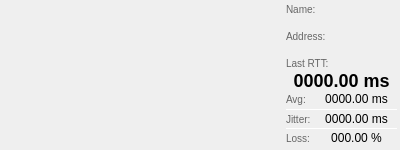
<?xml version="1.0" encoding="UTF-8"?>
<ui version="4.0">
 <class>PingWindow</class>
 <widget class="QWidget" name="PingWindow">
  <property name="geometry">
   <rect>
    <x>0</x>
    <y>0</y>
    <width>400</width>
    <height>150</height>
   </rect>
  </property>
  <property name="minimumSize">
   <size>
    <width>400</width>
    <height>150</height>
   </size>
  </property>
  <property name="maximumSize">
   <size>
    <width>400</width>
    <height>150</height>
   </size>
  </property>
  <property name="windowTitle">
   <string>Ping</string>
  </property>
  <layout class="QHBoxLayout" name="horizontalLayout">
   <property name="spacing">
    <number>3</number>
   </property>
   <property name="leftMargin">
    <number>3</number>
   </property>
   <property name="topMargin">
    <number>3</number>
   </property>
   <property name="rightMargin">
    <number>3</number>
   </property>
   <property name="bottomMargin">
    <number>3</number>
   </property>
   <item>
    <widget class="QCustomPlot" name="plotLatency" native="true">
     <property name="sizePolicy">
      <sizepolicy hsizetype="Minimum" vsizetype="Preferred">
       <horstretch>0</horstretch>
       <verstretch>0</verstretch>
      </sizepolicy>
     </property>
     <property name="minimumSize">
      <size>
       <width>280</width>
       <height>0</height>
      </size>
     </property>
    </widget>
   </item>
   <item>
    <layout class="QVBoxLayout" name="verticalLayout_2">
     <property name="spacing">
      <number>0</number>
     </property>
     <property name="leftMargin">
      <number>0</number>
     </property>
     <item>
      <widget class="QLabel" name="label_3">
       <property name="sizePolicy">
        <sizepolicy hsizetype="Preferred" vsizetype="Preferred">
         <horstretch>0</horstretch>
         <verstretch>0</verstretch>
        </sizepolicy>
       </property>
       <property name="minimumSize">
        <size>
         <width>0</width>
         <height>0</height>
        </size>
       </property>
       <property name="maximumSize">
        <size>
         <width>16777215</width>
         <height>16777215</height>
        </size>
       </property>
       <property name="styleSheet">
        <string notr="true">font: 10px;
color: rgb(102, 102, 102);</string>
       </property>
       <property name="text">
        <string>Name:</string>
       </property>
       <property name="alignment">
        <set>Qt::AlignLeading|Qt::AlignLeft|Qt::AlignVCenter</set>
       </property>
      </widget>
     </item>
     <item>
      <widget class="QLabel" name="labelName">
       <property name="sizePolicy">
        <sizepolicy hsizetype="Expanding" vsizetype="Preferred">
         <horstretch>0</horstretch>
         <verstretch>0</verstretch>
        </sizepolicy>
       </property>
       <property name="maximumSize">
        <size>
         <width>109</width>
         <height>16777215</height>
        </size>
       </property>
       <property name="cursor">
        <cursorShape>IBeamCursor</cursorShape>
       </property>
       <property name="styleSheet">
        <string notr="true">font: 12px;
color: rgb(0, 0, 0);</string>
       </property>
       <property name="text">
        <string/>
       </property>
       <property name="textInteractionFlags">
        <set>Qt::TextSelectableByKeyboard|Qt::TextSelectableByMouse</set>
       </property>
      </widget>
     </item>
     <item>
      <widget class="QLabel" name="label_4">
       <property name="sizePolicy">
        <sizepolicy hsizetype="Preferred" vsizetype="Preferred">
         <horstretch>0</horstretch>
         <verstretch>0</verstretch>
        </sizepolicy>
       </property>
       <property name="minimumSize">
        <size>
         <width>0</width>
         <height>0</height>
        </size>
       </property>
       <property name="maximumSize">
        <size>
         <width>16777215</width>
         <height>16777215</height>
        </size>
       </property>
       <property name="styleSheet">
        <string notr="true">font: 10px;
color: rgb(102, 102, 102);</string>
       </property>
       <property name="text">
        <string>Address:</string>
       </property>
       <property name="alignment">
        <set>Qt::AlignLeading|Qt::AlignLeft|Qt::AlignVCenter</set>
       </property>
      </widget>
     </item>
     <item>
      <widget class="QLabel" name="labelAddress">
       <property name="sizePolicy">
        <sizepolicy hsizetype="Expanding" vsizetype="Preferred">
         <horstretch>0</horstretch>
         <verstretch>0</verstretch>
        </sizepolicy>
       </property>
       <property name="maximumSize">
        <size>
         <width>109</width>
         <height>16777215</height>
        </size>
       </property>
       <property name="cursor">
        <cursorShape>IBeamCursor</cursorShape>
       </property>
       <property name="styleSheet">
        <string notr="true">font: 12px;
color: rgb(0, 0, 0);</string>
       </property>
       <property name="text">
        <string/>
       </property>
       <property name="textInteractionFlags">
        <set>Qt::TextSelectableByKeyboard|Qt::TextSelectableByMouse</set>
       </property>
      </widget>
     </item>
     <item>
      <widget class="QLabel" name="labelLastRTTLabel">
       <property name="sizePolicy">
        <sizepolicy hsizetype="Preferred" vsizetype="Fixed">
         <horstretch>0</horstretch>
         <verstretch>0</verstretch>
        </sizepolicy>
       </property>
       <property name="minimumSize">
        <size>
         <width>0</width>
         <height>0</height>
        </size>
       </property>
       <property name="maximumSize">
        <size>
         <width>16777215</width>
         <height>16777215</height>
        </size>
       </property>
       <property name="styleSheet">
        <string notr="true">font: 10px;
color: rgb(102, 102, 102);</string>
       </property>
       <property name="text">
        <string>Last RTT:</string>
       </property>
       <property name="alignment">
        <set>Qt::AlignLeading|Qt::AlignLeft|Qt::AlignVCenter</set>
       </property>
      </widget>
     </item>
     <item>
      <widget class="QLabel" name="labelLastRTT">
       <property name="sizePolicy">
        <sizepolicy hsizetype="Preferred" vsizetype="Expanding">
         <horstretch>0</horstretch>
         <verstretch>0</verstretch>
        </sizepolicy>
       </property>
       <property name="maximumSize">
        <size>
         <width>16777215</width>
         <height>16777215</height>
        </size>
       </property>
       <property name="cursor">
        <cursorShape>IBeamCursor</cursorShape>
       </property>
       <property name="styleSheet">
        <string notr="true">font: bold 18px;
color: rgb(0, 0, 0);</string>
       </property>
       <property name="text">
        <string>0000.00 ms</string>
       </property>
       <property name="alignment">
        <set>Qt::AlignCenter</set>
       </property>
       <property name="textInteractionFlags">
        <set>Qt::TextSelectableByKeyboard|Qt::TextSelectableByMouse</set>
       </property>
      </widget>
     </item>
     <item>
      <layout class="QHBoxLayout" name="horizontalLayout_9">
       <property name="spacing">
        <number>0</number>
       </property>
       <item>
        <widget class="QLabel" name="label_2">
         <property name="sizePolicy">
          <sizepolicy hsizetype="Fixed" vsizetype="Expanding">
           <horstretch>0</horstretch>
           <verstretch>0</verstretch>
          </sizepolicy>
         </property>
         <property name="minimumSize">
          <size>
           <width>30</width>
           <height>0</height>
          </size>
         </property>
         <property name="styleSheet">
          <string notr="true">font: 10px;
color: rgb(102, 102, 102);</string>
         </property>
         <property name="text">
          <string>Avg:</string>
         </property>
         <property name="alignment">
          <set>Qt::AlignLeading|Qt::AlignLeft|Qt::AlignVCenter</set>
         </property>
        </widget>
       </item>
       <item>
        <widget class="QLabel" name="labelAvgRTT">
         <property name="sizePolicy">
          <sizepolicy hsizetype="Expanding" vsizetype="Preferred">
           <horstretch>0</horstretch>
           <verstretch>0</verstretch>
          </sizepolicy>
         </property>
         <property name="cursor">
          <cursorShape>IBeamCursor</cursorShape>
         </property>
         <property name="styleSheet">
          <string notr="true">font: 12px;
color: rgb(0, 0, 0);</string>
         </property>
         <property name="text">
          <string>0000.00 ms</string>
         </property>
         <property name="alignment">
          <set>Qt::AlignCenter</set>
         </property>
         <property name="textInteractionFlags">
          <set>Qt::TextSelectableByKeyboard|Qt::TextSelectableByMouse</set>
         </property>
        </widget>
       </item>
      </layout>
     </item>
     <item>
      <widget class="Line" name="line">
       <property name="styleSheet">
        <string notr="true">color: rgb(255, 255, 255);</string>
       </property>
       <property name="frameShadow">
        <enum>QFrame::Plain</enum>
       </property>
       <property name="orientation">
        <enum>Qt::Horizontal</enum>
       </property>
      </widget>
     </item>
     <item>
      <layout class="QHBoxLayout" name="horizontalLayout_4">
       <property name="spacing">
        <number>0</number>
       </property>
       <item>
        <widget class="QLabel" name="labelAvgJitterLabel">
         <property name="sizePolicy">
          <sizepolicy hsizetype="Fixed" vsizetype="Expanding">
           <horstretch>0</horstretch>
           <verstretch>0</verstretch>
          </sizepolicy>
         </property>
         <property name="minimumSize">
          <size>
           <width>30</width>
           <height>0</height>
          </size>
         </property>
         <property name="styleSheet">
          <string notr="true">font: 10px;
color: rgb(102, 102, 102);</string>
         </property>
         <property name="text">
          <string>Jitter:</string>
         </property>
         <property name="alignment">
          <set>Qt::AlignLeading|Qt::AlignLeft|Qt::AlignVCenter</set>
         </property>
        </widget>
       </item>
       <item>
        <widget class="QLabel" name="labelAvgJitter">
         <property name="sizePolicy">
          <sizepolicy hsizetype="Expanding" vsizetype="Preferred">
           <horstretch>0</horstretch>
           <verstretch>0</verstretch>
          </sizepolicy>
         </property>
         <property name="cursor">
          <cursorShape>IBeamCursor</cursorShape>
         </property>
         <property name="styleSheet">
          <string notr="true">font: 12px;
color: rgb(0, 0, 0);</string>
         </property>
         <property name="text">
          <string>0000.00 ms</string>
         </property>
         <property name="alignment">
          <set>Qt::AlignCenter</set>
         </property>
         <property name="textInteractionFlags">
          <set>Qt::TextSelectableByKeyboard|Qt::TextSelectableByMouse</set>
         </property>
        </widget>
       </item>
      </layout>
     </item>
     <item>
      <widget class="Line" name="line_2">
       <property name="styleSheet">
        <string notr="true">color: rgb(255, 255, 255);</string>
       </property>
       <property name="frameShadow">
        <enum>QFrame::Plain</enum>
       </property>
       <property name="orientation">
        <enum>Qt::Horizontal</enum>
       </property>
      </widget>
     </item>
     <item>
      <layout class="QHBoxLayout" name="horizontalLayout_3">
       <property name="spacing">
        <number>0</number>
       </property>
       <item>
        <widget class="QLabel" name="labelPctLossLabel">
         <property name="sizePolicy">
          <sizepolicy hsizetype="Fixed" vsizetype="Expanding">
           <horstretch>0</horstretch>
           <verstretch>0</verstretch>
          </sizepolicy>
         </property>
         <property name="minimumSize">
          <size>
           <width>30</width>
           <height>0</height>
          </size>
         </property>
         <property name="styleSheet">
          <string notr="true">font: 10px;
color: rgb(102, 102, 102);</string>
         </property>
         <property name="text">
          <string>Loss:</string>
         </property>
         <property name="alignment">
          <set>Qt::AlignLeading|Qt::AlignLeft|Qt::AlignVCenter</set>
         </property>
        </widget>
       </item>
       <item>
        <widget class="QLabel" name="labelPctLoss">
         <property name="sizePolicy">
          <sizepolicy hsizetype="Expanding" vsizetype="Preferred">
           <horstretch>0</horstretch>
           <verstretch>0</verstretch>
          </sizepolicy>
         </property>
         <property name="cursor">
          <cursorShape>IBeamCursor</cursorShape>
         </property>
         <property name="styleSheet">
          <string notr="true">font: 12px;
color: rgb(0, 0, 0);</string>
         </property>
         <property name="text">
          <string>000.00 %</string>
         </property>
         <property name="alignment">
          <set>Qt::AlignCenter</set>
         </property>
         <property name="textInteractionFlags">
          <set>Qt::TextSelectableByKeyboard|Qt::TextSelectableByMouse</set>
         </property>
        </widget>
       </item>
      </layout>
     </item>
    </layout>
   </item>
  </layout>
 </widget>
 <customwidgets>
  <customwidget>
   <class>QCustomPlot</class>
   <extends>QWidget</extends>
   <header>qcustomplot/qcustomplot.h</header>
   <container>1</container>
  </customwidget>
 </customwidgets>
 <resources/>
 <connections/>
</ui>
